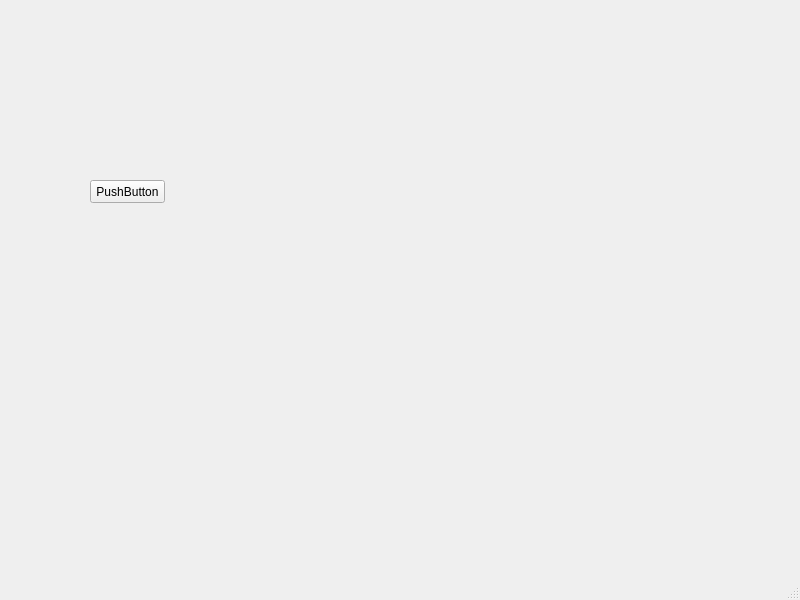
<?xml version="1.0" encoding="UTF-8"?>
<ui version="4.0">
 <class>MainWindow</class>
 <widget class="QMainWindow" name="MainWindow">
  <property name="geometry">
   <rect>
    <x>0</x>
    <y>0</y>
    <width>800</width>
    <height>600</height>
   </rect>
  </property>
  <property name="windowTitle">
   <string>MainWindow</string>
  </property>
  <widget class="QWidget" name="centralwidget">
   <widget class="QPushButton" name="pushButton">
    <property name="geometry">
     <rect>
      <x>90</x>
      <y>180</y>
      <width>75</width>
      <height>23</height>
     </rect>
    </property>
    <property name="text">
     <string>PushButton</string>
    </property>
   </widget>
  </widget>
  <widget class="QMenuBar" name="menubar">
   <property name="geometry">
    <rect>
     <x>0</x>
     <y>0</y>
     <width>800</width>
     <height>23</height>
    </rect>
   </property>
  </widget>
  <widget class="QStatusBar" name="statusbar"/>
 </widget>
 <resources/>
 <connections/>
</ui>
